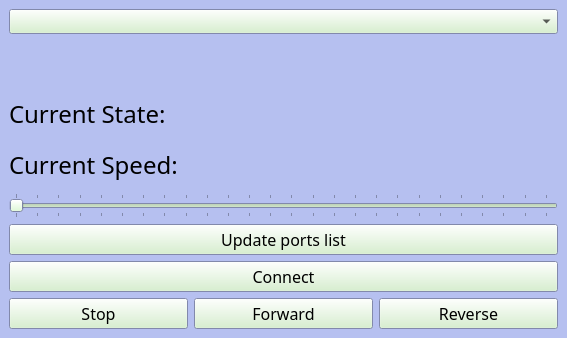
<?xml version="1.0" encoding="UTF-8"?>
<ui version="4.0">
 <class>MainWindow</class>
 <widget class="QMainWindow" name="MainWindow">
  <property name="geometry">
   <rect>
    <x>0</x>
    <y>0</y>
    <width>567</width>
    <height>338</height>
   </rect>
  </property>
  <property name="palette">
   <palette>
    <active>
     <colorrole role="Button">
      <brush brushstyle="SolidPattern">
       <color alpha="255">
        <red>240</red>
        <green>48</green>
        <blue>109</blue>
       </color>
      </brush>
     </colorrole>
     <colorrole role="Base">
      <brush brushstyle="SolidPattern">
       <color alpha="255">
        <red>255</red>
        <green>255</green>
        <blue>255</blue>
       </color>
      </brush>
     </colorrole>
     <colorrole role="Window">
      <brush brushstyle="SolidPattern">
       <color alpha="255">
        <red>182</red>
        <green>192</green>
        <blue>240</blue>
       </color>
      </brush>
     </colorrole>
    </active>
    <inactive>
     <colorrole role="Button">
      <brush brushstyle="SolidPattern">
       <color alpha="255">
        <red>240</red>
        <green>48</green>
        <blue>109</blue>
       </color>
      </brush>
     </colorrole>
     <colorrole role="Base">
      <brush brushstyle="SolidPattern">
       <color alpha="255">
        <red>255</red>
        <green>255</green>
        <blue>255</blue>
       </color>
      </brush>
     </colorrole>
     <colorrole role="Window">
      <brush brushstyle="SolidPattern">
       <color alpha="255">
        <red>182</red>
        <green>192</green>
        <blue>240</blue>
       </color>
      </brush>
     </colorrole>
    </inactive>
    <disabled>
     <colorrole role="Button">
      <brush brushstyle="SolidPattern">
       <color alpha="255">
        <red>240</red>
        <green>48</green>
        <blue>109</blue>
       </color>
      </brush>
     </colorrole>
     <colorrole role="Base">
      <brush brushstyle="SolidPattern">
       <color alpha="255">
        <red>182</red>
        <green>192</green>
        <blue>240</blue>
       </color>
      </brush>
     </colorrole>
     <colorrole role="Window">
      <brush brushstyle="SolidPattern">
       <color alpha="255">
        <red>182</red>
        <green>192</green>
        <blue>240</blue>
       </color>
      </brush>
     </colorrole>
    </disabled>
   </palette>
  </property>
  <property name="cursor">
   <cursorShape>ArrowCursor</cursorShape>
  </property>
  <property name="windowTitle">
   <string>MainWindow</string>
  </property>
  <property name="autoFillBackground">
   <bool>true</bool>
  </property>
  <widget class="QWidget" name="centralwidget">
   <layout class="QVBoxLayout" name="verticalLayout">
    <item>
     <widget class="QComboBox" name="comboBox_ports">
      <property name="minimumSize">
       <size>
        <width>446</width>
        <height>0</height>
       </size>
      </property>
      <property name="palette">
       <palette>
        <active>
         <colorrole role="Button">
          <brush brushstyle="SolidPattern">
           <color alpha="255">
            <red>210</red>
            <green>240</green>
            <blue>200</blue>
           </color>
          </brush>
         </colorrole>
         <colorrole role="Light">
          <brush brushstyle="SolidPattern">
           <color alpha="255">
            <red>157</red>
            <green>226</green>
            <blue>255</blue>
           </color>
          </brush>
         </colorrole>
         <colorrole role="Base">
          <brush brushstyle="SolidPattern">
           <color alpha="255">
            <red>213</red>
            <green>255</green>
            <blue>224</blue>
           </color>
          </brush>
         </colorrole>
        </active>
        <inactive>
         <colorrole role="Button">
          <brush brushstyle="SolidPattern">
           <color alpha="255">
            <red>210</red>
            <green>240</green>
            <blue>200</blue>
           </color>
          </brush>
         </colorrole>
         <colorrole role="Light">
          <brush brushstyle="SolidPattern">
           <color alpha="255">
            <red>157</red>
            <green>226</green>
            <blue>255</blue>
           </color>
          </brush>
         </colorrole>
         <colorrole role="Base">
          <brush brushstyle="SolidPattern">
           <color alpha="255">
            <red>213</red>
            <green>255</green>
            <blue>224</blue>
           </color>
          </brush>
         </colorrole>
        </inactive>
        <disabled>
         <colorrole role="Button">
          <brush brushstyle="SolidPattern">
           <color alpha="255">
            <red>210</red>
            <green>240</green>
            <blue>200</blue>
           </color>
          </brush>
         </colorrole>
         <colorrole role="Light">
          <brush brushstyle="SolidPattern">
           <color alpha="255">
            <red>157</red>
            <green>226</green>
            <blue>255</blue>
           </color>
          </brush>
         </colorrole>
         <colorrole role="Base">
          <brush brushstyle="SolidPattern">
           <color alpha="255">
            <red>182</red>
            <green>192</green>
            <blue>240</blue>
           </color>
          </brush>
         </colorrole>
        </disabled>
       </palette>
      </property>
      <property name="font">
       <font>
        <family>Bahnschrift</family>
        <weight>50</weight>
        <italic>false</italic>
        <bold>false</bold>
       </font>
      </property>
      <property name="cursor">
       <cursorShape>PointingHandCursor</cursorShape>
      </property>
     </widget>
    </item>
    <item>
     <widget class="QLabel" name="label_connection">
      <property name="enabled">
       <bool>true</bool>
      </property>
      <property name="font">
       <font>
        <family>Bahnschrift</family>
        <pointsize>14</pointsize>
        <weight>50</weight>
        <italic>false</italic>
        <bold>false</bold>
       </font>
      </property>
      <property name="cursor">
       <cursorShape>ArrowCursor</cursorShape>
      </property>
      <property name="frameShape">
       <enum>QFrame::NoFrame</enum>
      </property>
      <property name="frameShadow">
       <enum>QFrame::Plain</enum>
      </property>
      <property name="lineWidth">
       <number>1</number>
      </property>
      <property name="text">
       <string/>
      </property>
      <property name="alignment">
       <set>Qt::AlignCenter</set>
      </property>
      <property name="wordWrap">
       <bool>false</bool>
      </property>
      <property name="textInteractionFlags">
       <set>Qt::NoTextInteraction</set>
      </property>
     </widget>
    </item>
    <item>
     <layout class="QHBoxLayout" name="horizontalLayout_2">
      <item>
       <widget class="QLabel" name="label">
        <property name="font">
         <font>
          <family>Bahnschrift</family>
          <pointsize>18</pointsize>
          <weight>50</weight>
          <italic>false</italic>
          <bold>false</bold>
         </font>
        </property>
        <property name="text">
         <string>Current State:</string>
        </property>
       </widget>
      </item>
      <item>
       <widget class="QLabel" name="label_current_state">
        <property name="palette">
         <palette>
          <active>
           <colorrole role="Button">
            <brush brushstyle="SolidPattern">
             <color alpha="255">
              <red>210</red>
              <green>240</green>
              <blue>200</blue>
             </color>
            </brush>
           </colorrole>
           <colorrole role="Light">
            <brush brushstyle="SolidPattern">
             <color alpha="255">
              <red>157</red>
              <green>226</green>
              <blue>255</blue>
             </color>
            </brush>
           </colorrole>
           <colorrole role="Base">
            <brush brushstyle="SolidPattern">
             <color alpha="255">
              <red>213</red>
              <green>255</green>
              <blue>224</blue>
             </color>
            </brush>
           </colorrole>
          </active>
          <inactive>
           <colorrole role="Button">
            <brush brushstyle="SolidPattern">
             <color alpha="255">
              <red>210</red>
              <green>240</green>
              <blue>200</blue>
             </color>
            </brush>
           </colorrole>
           <colorrole role="Light">
            <brush brushstyle="SolidPattern">
             <color alpha="255">
              <red>157</red>
              <green>226</green>
              <blue>255</blue>
             </color>
            </brush>
           </colorrole>
           <colorrole role="Base">
            <brush brushstyle="SolidPattern">
             <color alpha="255">
              <red>213</red>
              <green>255</green>
              <blue>224</blue>
             </color>
            </brush>
           </colorrole>
          </inactive>
          <disabled>
           <colorrole role="Button">
            <brush brushstyle="SolidPattern">
             <color alpha="255">
              <red>210</red>
              <green>240</green>
              <blue>200</blue>
             </color>
            </brush>
           </colorrole>
           <colorrole role="Light">
            <brush brushstyle="SolidPattern">
             <color alpha="255">
              <red>157</red>
              <green>226</green>
              <blue>255</blue>
             </color>
            </brush>
           </colorrole>
           <colorrole role="Base">
            <brush brushstyle="SolidPattern">
             <color alpha="255">
              <red>182</red>
              <green>192</green>
              <blue>240</blue>
             </color>
            </brush>
           </colorrole>
          </disabled>
         </palette>
        </property>
        <property name="font">
         <font>
          <family>LCDMono2</family>
          <pointsize>14</pointsize>
          <weight>50</weight>
          <bold>false</bold>
         </font>
        </property>
        <property name="text">
         <string/>
        </property>
        <property name="alignment">
         <set>Qt::AlignCenter</set>
        </property>
       </widget>
      </item>
     </layout>
    </item>
    <item>
     <layout class="QHBoxLayout" name="horizontalLayout_3">
      <item>
       <widget class="QLabel" name="label_2">
        <property name="font">
         <font>
          <family>Bahnschrift</family>
          <pointsize>18</pointsize>
          <weight>50</weight>
          <italic>false</italic>
          <bold>false</bold>
         </font>
        </property>
        <property name="frameShadow">
         <enum>QFrame::Plain</enum>
        </property>
        <property name="text">
         <string>Current Speed:</string>
        </property>
        <property name="alignment">
         <set>Qt::AlignLeading|Qt::AlignLeft|Qt::AlignVCenter</set>
        </property>
       </widget>
      </item>
      <item>
       <widget class="QLabel" name="label_speed">
        <property name="font">
         <font>
          <family>LCDMono2</family>
          <pointsize>14</pointsize>
          <weight>50</weight>
          <bold>false</bold>
         </font>
        </property>
        <property name="text">
         <string/>
        </property>
        <property name="alignment">
         <set>Qt::AlignCenter</set>
        </property>
       </widget>
      </item>
     </layout>
    </item>
    <item>
     <widget class="QSlider" name="horizontalSlider">
      <property name="palette">
       <palette>
        <active>
         <colorrole role="Button">
          <brush brushstyle="SolidPattern">
           <color alpha="255">
            <red>210</red>
            <green>240</green>
            <blue>200</blue>
           </color>
          </brush>
         </colorrole>
         <colorrole role="Light">
          <brush brushstyle="SolidPattern">
           <color alpha="255">
            <red>157</red>
            <green>226</green>
            <blue>255</blue>
           </color>
          </brush>
         </colorrole>
         <colorrole role="Base">
          <brush brushstyle="SolidPattern">
           <color alpha="255">
            <red>213</red>
            <green>255</green>
            <blue>224</blue>
           </color>
          </brush>
         </colorrole>
        </active>
        <inactive>
         <colorrole role="Button">
          <brush brushstyle="SolidPattern">
           <color alpha="255">
            <red>210</red>
            <green>240</green>
            <blue>200</blue>
           </color>
          </brush>
         </colorrole>
         <colorrole role="Light">
          <brush brushstyle="SolidPattern">
           <color alpha="255">
            <red>157</red>
            <green>226</green>
            <blue>255</blue>
           </color>
          </brush>
         </colorrole>
         <colorrole role="Base">
          <brush brushstyle="SolidPattern">
           <color alpha="255">
            <red>213</red>
            <green>255</green>
            <blue>224</blue>
           </color>
          </brush>
         </colorrole>
        </inactive>
        <disabled>
         <colorrole role="Button">
          <brush brushstyle="SolidPattern">
           <color alpha="255">
            <red>210</red>
            <green>240</green>
            <blue>200</blue>
           </color>
          </brush>
         </colorrole>
         <colorrole role="Light">
          <brush brushstyle="SolidPattern">
           <color alpha="255">
            <red>157</red>
            <green>226</green>
            <blue>255</blue>
           </color>
          </brush>
         </colorrole>
         <colorrole role="Base">
          <brush brushstyle="SolidPattern">
           <color alpha="255">
            <red>182</red>
            <green>192</green>
            <blue>240</blue>
           </color>
          </brush>
         </colorrole>
        </disabled>
       </palette>
      </property>
      <property name="font">
       <font>
        <family>Bahnschrift</family>
        <weight>50</weight>
        <italic>false</italic>
        <bold>false</bold>
       </font>
      </property>
      <property name="cursor">
       <cursorShape>PointingHandCursor</cursorShape>
      </property>
      <property name="mouseTracking">
       <bool>false</bool>
      </property>
      <property name="autoFillBackground">
       <bool>false</bool>
      </property>
      <property name="maximum">
       <number>252</number>
      </property>
      <property name="tracking">
       <bool>true</bool>
      </property>
      <property name="orientation">
       <enum>Qt::Horizontal</enum>
      </property>
      <property name="tickPosition">
       <enum>QSlider::TicksBothSides</enum>
      </property>
      <property name="tickInterval">
       <number>10</number>
      </property>
     </widget>
    </item>
    <item>
     <widget class="QPushButton" name="update_ports">
      <property name="palette">
       <palette>
        <active>
         <colorrole role="Button">
          <brush brushstyle="SolidPattern">
           <color alpha="255">
            <red>240</red>
            <green>101</green>
            <blue>103</blue>
           </color>
          </brush>
         </colorrole>
         <colorrole role="Light">
          <brush brushstyle="SolidPattern">
           <color alpha="255">
            <red>157</red>
            <green>226</green>
            <blue>255</blue>
           </color>
          </brush>
         </colorrole>
         <colorrole role="Base">
          <brush brushstyle="SolidPattern">
           <color alpha="255">
            <red>213</red>
            <green>255</green>
            <blue>224</blue>
           </color>
          </brush>
         </colorrole>
        </active>
        <inactive>
         <colorrole role="Button">
          <brush brushstyle="SolidPattern">
           <color alpha="255">
            <red>210</red>
            <green>240</green>
            <blue>200</blue>
           </color>
          </brush>
         </colorrole>
         <colorrole role="Light">
          <brush brushstyle="SolidPattern">
           <color alpha="255">
            <red>157</red>
            <green>226</green>
            <blue>255</blue>
           </color>
          </brush>
         </colorrole>
         <colorrole role="Base">
          <brush brushstyle="SolidPattern">
           <color alpha="255">
            <red>213</red>
            <green>255</green>
            <blue>224</blue>
           </color>
          </brush>
         </colorrole>
        </inactive>
        <disabled>
         <colorrole role="Button">
          <brush brushstyle="SolidPattern">
           <color alpha="255">
            <red>210</red>
            <green>240</green>
            <blue>200</blue>
           </color>
          </brush>
         </colorrole>
         <colorrole role="Light">
          <brush brushstyle="SolidPattern">
           <color alpha="255">
            <red>157</red>
            <green>226</green>
            <blue>255</blue>
           </color>
          </brush>
         </colorrole>
         <colorrole role="Base">
          <brush brushstyle="SolidPattern">
           <color alpha="255">
            <red>182</red>
            <green>192</green>
            <blue>240</blue>
           </color>
          </brush>
         </colorrole>
        </disabled>
       </palette>
      </property>
      <property name="font">
       <font>
        <family>Bahnschrift</family>
        <pointsize>12</pointsize>
        <weight>50</weight>
        <italic>false</italic>
        <bold>false</bold>
       </font>
      </property>
      <property name="cursor">
       <cursorShape>PointingHandCursor</cursorShape>
      </property>
      <property name="text">
       <string>Update ports list</string>
      </property>
     </widget>
    </item>
    <item>
     <widget class="QPushButton" name="pushButton_connect">
      <property name="palette">
       <palette>
        <active>
         <colorrole role="Button">
          <brush brushstyle="SolidPattern">
           <color alpha="255">
            <red>210</red>
            <green>240</green>
            <blue>200</blue>
           </color>
          </brush>
         </colorrole>
         <colorrole role="Light">
          <brush brushstyle="SolidPattern">
           <color alpha="255">
            <red>157</red>
            <green>226</green>
            <blue>255</blue>
           </color>
          </brush>
         </colorrole>
         <colorrole role="Base">
          <brush brushstyle="SolidPattern">
           <color alpha="255">
            <red>213</red>
            <green>255</green>
            <blue>224</blue>
           </color>
          </brush>
         </colorrole>
        </active>
        <inactive>
         <colorrole role="Button">
          <brush brushstyle="SolidPattern">
           <color alpha="255">
            <red>210</red>
            <green>240</green>
            <blue>200</blue>
           </color>
          </brush>
         </colorrole>
         <colorrole role="Light">
          <brush brushstyle="SolidPattern">
           <color alpha="255">
            <red>157</red>
            <green>226</green>
            <blue>255</blue>
           </color>
          </brush>
         </colorrole>
         <colorrole role="Base">
          <brush brushstyle="SolidPattern">
           <color alpha="255">
            <red>213</red>
            <green>255</green>
            <blue>224</blue>
           </color>
          </brush>
         </colorrole>
        </inactive>
        <disabled>
         <colorrole role="Button">
          <brush brushstyle="SolidPattern">
           <color alpha="255">
            <red>210</red>
            <green>240</green>
            <blue>200</blue>
           </color>
          </brush>
         </colorrole>
         <colorrole role="Light">
          <brush brushstyle="SolidPattern">
           <color alpha="255">
            <red>157</red>
            <green>226</green>
            <blue>255</blue>
           </color>
          </brush>
         </colorrole>
         <colorrole role="Base">
          <brush brushstyle="SolidPattern">
           <color alpha="255">
            <red>182</red>
            <green>192</green>
            <blue>240</blue>
           </color>
          </brush>
         </colorrole>
        </disabled>
       </palette>
      </property>
      <property name="font">
       <font>
        <family>Bahnschrift</family>
        <pointsize>12</pointsize>
        <weight>50</weight>
        <italic>false</italic>
        <bold>false</bold>
       </font>
      </property>
      <property name="cursor">
       <cursorShape>PointingHandCursor</cursorShape>
      </property>
      <property name="text">
       <string>Connect</string>
      </property>
      <property name="checkable">
       <bool>true</bool>
      </property>
      <property name="checked">
       <bool>false</bool>
      </property>
      <property name="flat">
       <bool>false</bool>
      </property>
     </widget>
    </item>
    <item>
     <layout class="QHBoxLayout" name="horizontalLayout">
      <item>
       <widget class="QPushButton" name="stop_button">
        <property name="palette">
         <palette>
          <active>
           <colorrole role="Button">
            <brush brushstyle="SolidPattern">
             <color alpha="255">
              <red>210</red>
              <green>240</green>
              <blue>200</blue>
             </color>
            </brush>
           </colorrole>
           <colorrole role="Light">
            <brush brushstyle="SolidPattern">
             <color alpha="255">
              <red>157</red>
              <green>226</green>
              <blue>255</blue>
             </color>
            </brush>
           </colorrole>
           <colorrole role="Base">
            <brush brushstyle="SolidPattern">
             <color alpha="255">
              <red>213</red>
              <green>255</green>
              <blue>224</blue>
             </color>
            </brush>
           </colorrole>
          </active>
          <inactive>
           <colorrole role="Button">
            <brush brushstyle="SolidPattern">
             <color alpha="255">
              <red>210</red>
              <green>240</green>
              <blue>200</blue>
             </color>
            </brush>
           </colorrole>
           <colorrole role="Light">
            <brush brushstyle="SolidPattern">
             <color alpha="255">
              <red>157</red>
              <green>226</green>
              <blue>255</blue>
             </color>
            </brush>
           </colorrole>
           <colorrole role="Base">
            <brush brushstyle="SolidPattern">
             <color alpha="255">
              <red>213</red>
              <green>255</green>
              <blue>224</blue>
             </color>
            </brush>
           </colorrole>
          </inactive>
          <disabled>
           <colorrole role="Button">
            <brush brushstyle="SolidPattern">
             <color alpha="255">
              <red>210</red>
              <green>240</green>
              <blue>200</blue>
             </color>
            </brush>
           </colorrole>
           <colorrole role="Light">
            <brush brushstyle="SolidPattern">
             <color alpha="255">
              <red>157</red>
              <green>226</green>
              <blue>255</blue>
             </color>
            </brush>
           </colorrole>
           <colorrole role="Base">
            <brush brushstyle="SolidPattern">
             <color alpha="255">
              <red>182</red>
              <green>192</green>
              <blue>240</blue>
             </color>
            </brush>
           </colorrole>
          </disabled>
         </palette>
        </property>
        <property name="font">
         <font>
          <family>Bahnschrift</family>
          <pointsize>12</pointsize>
          <weight>50</weight>
          <italic>false</italic>
          <bold>false</bold>
         </font>
        </property>
        <property name="cursor">
         <cursorShape>PointingHandCursor</cursorShape>
        </property>
        <property name="text">
         <string>Stop</string>
        </property>
       </widget>
      </item>
      <item>
       <widget class="QPushButton" name="forward_button">
        <property name="palette">
         <palette>
          <active>
           <colorrole role="Button">
            <brush brushstyle="SolidPattern">
             <color alpha="255">
              <red>210</red>
              <green>240</green>
              <blue>200</blue>
             </color>
            </brush>
           </colorrole>
           <colorrole role="Light">
            <brush brushstyle="SolidPattern">
             <color alpha="255">
              <red>157</red>
              <green>226</green>
              <blue>255</blue>
             </color>
            </brush>
           </colorrole>
           <colorrole role="Base">
            <brush brushstyle="SolidPattern">
             <color alpha="255">
              <red>213</red>
              <green>255</green>
              <blue>224</blue>
             </color>
            </brush>
           </colorrole>
          </active>
          <inactive>
           <colorrole role="Button">
            <brush brushstyle="SolidPattern">
             <color alpha="255">
              <red>210</red>
              <green>240</green>
              <blue>200</blue>
             </color>
            </brush>
           </colorrole>
           <colorrole role="Light">
            <brush brushstyle="SolidPattern">
             <color alpha="255">
              <red>157</red>
              <green>226</green>
              <blue>255</blue>
             </color>
            </brush>
           </colorrole>
           <colorrole role="Base">
            <brush brushstyle="SolidPattern">
             <color alpha="255">
              <red>213</red>
              <green>255</green>
              <blue>224</blue>
             </color>
            </brush>
           </colorrole>
          </inactive>
          <disabled>
           <colorrole role="Button">
            <brush brushstyle="SolidPattern">
             <color alpha="255">
              <red>210</red>
              <green>240</green>
              <blue>200</blue>
             </color>
            </brush>
           </colorrole>
           <colorrole role="Light">
            <brush brushstyle="SolidPattern">
             <color alpha="255">
              <red>157</red>
              <green>226</green>
              <blue>255</blue>
             </color>
            </brush>
           </colorrole>
           <colorrole role="Base">
            <brush brushstyle="SolidPattern">
             <color alpha="255">
              <red>182</red>
              <green>192</green>
              <blue>240</blue>
             </color>
            </brush>
           </colorrole>
          </disabled>
         </palette>
        </property>
        <property name="font">
         <font>
          <family>Bahnschrift</family>
          <pointsize>12</pointsize>
          <weight>50</weight>
          <italic>false</italic>
          <bold>false</bold>
         </font>
        </property>
        <property name="cursor">
         <cursorShape>PointingHandCursor</cursorShape>
        </property>
        <property name="text">
         <string>Forward</string>
        </property>
       </widget>
      </item>
      <item>
       <widget class="QPushButton" name="reverse_button">
        <property name="palette">
         <palette>
          <active>
           <colorrole role="Button">
            <brush brushstyle="SolidPattern">
             <color alpha="255">
              <red>210</red>
              <green>240</green>
              <blue>200</blue>
             </color>
            </brush>
           </colorrole>
           <colorrole role="Light">
            <brush brushstyle="SolidPattern">
             <color alpha="255">
              <red>157</red>
              <green>226</green>
              <blue>255</blue>
             </color>
            </brush>
           </colorrole>
           <colorrole role="Base">
            <brush brushstyle="SolidPattern">
             <color alpha="255">
              <red>213</red>
              <green>255</green>
              <blue>224</blue>
             </color>
            </brush>
           </colorrole>
          </active>
          <inactive>
           <colorrole role="Button">
            <brush brushstyle="SolidPattern">
             <color alpha="255">
              <red>210</red>
              <green>240</green>
              <blue>200</blue>
             </color>
            </brush>
           </colorrole>
           <colorrole role="Light">
            <brush brushstyle="SolidPattern">
             <color alpha="255">
              <red>157</red>
              <green>226</green>
              <blue>255</blue>
             </color>
            </brush>
           </colorrole>
           <colorrole role="Base">
            <brush brushstyle="SolidPattern">
             <color alpha="255">
              <red>213</red>
              <green>255</green>
              <blue>224</blue>
             </color>
            </brush>
           </colorrole>
          </inactive>
          <disabled>
           <colorrole role="Button">
            <brush brushstyle="SolidPattern">
             <color alpha="255">
              <red>210</red>
              <green>240</green>
              <blue>200</blue>
             </color>
            </brush>
           </colorrole>
           <colorrole role="Light">
            <brush brushstyle="SolidPattern">
             <color alpha="255">
              <red>157</red>
              <green>226</green>
              <blue>255</blue>
             </color>
            </brush>
           </colorrole>
           <colorrole role="Base">
            <brush brushstyle="SolidPattern">
             <color alpha="255">
              <red>182</red>
              <green>192</green>
              <blue>240</blue>
             </color>
            </brush>
           </colorrole>
          </disabled>
         </palette>
        </property>
        <property name="font">
         <font>
          <family>Bahnschrift</family>
          <pointsize>12</pointsize>
          <weight>50</weight>
          <italic>false</italic>
          <bold>false</bold>
         </font>
        </property>
        <property name="cursor">
         <cursorShape>PointingHandCursor</cursorShape>
        </property>
        <property name="text">
         <string>Reverse</string>
        </property>
       </widget>
      </item>
     </layout>
    </item>
   </layout>
  </widget>
 </widget>
 <resources/>
 <connections/>
</ui>
